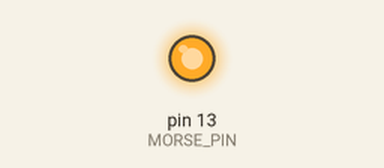
Recording of a sketch running on a simulated Arduino Uno, built with avr-gcc and run on an emulated ATmega328P. On the bench: output pins drawn as LEDs (lit = HIGH).

Above: at 2.0 s.
At 7.7 s:
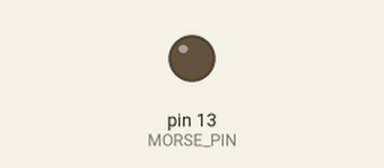
Timing chart, 0 to 23.2 s (numbered marks = the images above):
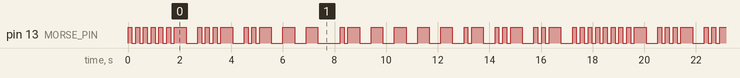

Measured:
- by itself, pin 13 (MORSE_PIN): moves between LOW and HIGH, repeating every 17.8 s
- by itself, everything shown: repeats every 17.8 s, in 64 steps

The sketch:

arduino-uno-morse-code.ino
```cpp
#define MORSE_PIN 13 //set morse output pin
#define UNIT_TIME 150 //Time of dot (dit) in ms
#define MULTIPLYING_FACTOR 3 //How many times longer than dit for dah (dash)
#define SPACE_TIME 420 // Time to wait for whitespaces in transmission
#define DASH_TIME UNIT_TIME*MULTIPLYING_FACTOR // leave this line alone
void dot(int n)
{
	//enable SOS if invalid input
	if(n < 1)
	{
		dot(3);
		dash(3);
		dot(3);
		return;
	}
	for(int i = 0; i < n; i++){
  		digitalWrite(MORSE_PIN, HIGH);
  		delay(UNIT_TIME);
  		digitalWrite(MORSE_PIN, LOW);
  		delay(UNIT_TIME);
	}

}

void dash(int n)
{
	if(n<1)
	{
		dot(3);
		dash(3);
		dot(3);
		return;
	}
	for(int i = 0; i < n; i++){
		digitalWrite(MORSE_PIN, HIGH);
		delay(DASH_TIME);
  		digitalWrite(MORSE_PIN, LOW);
  		delay(DASH_TIME);
	}
}

void text_to_morse(String mCode)
{
  for (int i = 0; i < mCode.length() + 1; i++) {
    switch (mCode.charAt(i)) {
      case 'a':
        dot(1);
        dash(1);
        break;
      case 'b':
        dash(1);
        dot(2);
        dot(1);
        break;
      case 'c':
        dash(1);
        dot(1);
        dash(1);
        dot(1);
        break;
      case 'd':
        dash(1);
        dot(2);
        break;
      case 'e':
        dot(1);
        break;
      case 'f':
        dot(2);
        dash(1);
        dot(1);
        break;
      case 'g':
        dash(2);
        dot(1);
        break;
      case 'h':
        dot(2);
        dot(2);
        break;
      case 'i':
        dot(2);
        break;
      case 'j':
        dot(1);
        dash(2);
        dash(1);
        break;
      case 'k':
        dash(1);
        dot(1);
        dash(1);
        break;
      case 'l':
        dot(1);
        dash(1);
        dot(2);
        break;
      case 'm':
        dash(2);
        break;
      case 'n':
        dash(1);
        dot(1);
        break;
      case 'o':
        dash(2);
        dash(1);
        break;
      case 'p':
        dot(1);
        dash(2);
        dot(1);
        break;
      case 'q':
        dash(2);
        dot(1);
        dash(1);
        break;
      case 'r':
        dot(1);
        dash(1);
        dot(1);
        break;
      case 's':
        dot(2);
        dot(1);
        break;
      case 't':
        dash(1);
        break;
      case 'u':
        dot(2);
        dash(1);
        break;
      case 'v':
        dot(2);
        dot(1);
        dash(1);
        break;
      case 'w':
        dot(1);
        dash(2);
        break;
      case 'x':
        dash(1);
        dot(2);
        dash(1);
        break;
      case 'y':
        dash(1);
        dot(1);
        dash(2);
        break;
      case 'z':
        dash(2);
        dot(2);
        break;
      case ' ':
        delay(SPACE_TIME);
        break;
	}
}
}

void setup()
{
	pinMode(MORSE_PIN, OUTPUT);
}


void loop()
{
	text_to_morse("hello world");
}
```
